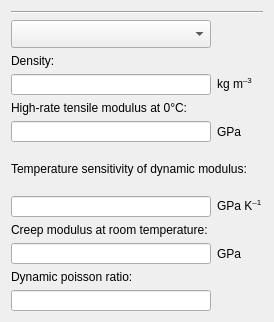
           <widget class="QFrame" name="materialframe">
            <property name="minimumSize">
             <size>
              <width>0</width>
              <height>0</height>
             </size>
            </property>
            <property name="maximumSize">
             <size>
              <width>16777215</width>
              <height>0</height>
             </size>
            </property>
            <property name="sizeIncrement">
             <size>
              <width>0</width>
              <height>0</height>
             </size>
            </property>
            <property name="styleSheet">
             <string notr="true"/>
            </property>
            <property name="frameShape">
             <enum>QFrame::Box</enum>
            </property>
            <property name="frameShadow">
             <enum>QFrame::Plain</enum>
            </property>
            <property name="lineWidth">
             <number>0</number>
            </property>
            <layout class="QGridLayout" name="gridLayout_2">
             <item row="6" column="0">
              <widget class="QLabel" name="DDynamicModulus">
               <property name="sizePolicy">
                <sizepolicy hsizetype="Fixed" vsizetype="Fixed">
                 <horstretch>0</horstretch>
                 <verstretch>0</verstretch>
                </sizepolicy>
               </property>
               <property name="minimumSize">
                <size>
                 <width>250</width>
                 <height>42</height>
                </size>
               </property>
               <property name="maximumSize">
                <size>
                 <width>250</width>
                 <height>42</height>
                </size>
               </property>
               <property name="text">
                <string>Temperature sensitivity of dynamic modulus:</string>
               </property>
               <property name="wordWrap">
                <bool>true</bool>
               </property>
              </widget>
             </item>
             <item row="10" column="0">
              <widget class="QLabel" name="Poissonratio">
               <property name="text">
                <string>Dynamic poisson ratio:</string>
               </property>
              </widget>
             </item>
             <item row="11" column="0">
              <widget class="QLineEdit" name="dynpoissonratio">
               <property name="minimumSize">
                <size>
                 <width>200</width>
                 <height>21</height>
                </size>
               </property>
               <property name="maximumSize">
                <size>
                 <width>200</width>
                 <height>21</height>
                </size>
               </property>
              </widget>
             </item>
             <item row="7" column="0">
              <layout class="QHBoxLayout" name="horizontalLayout_7">
               <item>
                <widget class="QLineEdit" name="deltadynamicmodulus">
                 <property name="minimumSize">
                  <size>
                   <width>200</width>
                   <height>21</height>
                  </size>
                 </property>
                 <property name="maximumSize">
                  <size>
                   <width>200</width>
                   <height>21</height>
                  </size>
                 </property>
                </widget>
               </item>
               <item>
                <widget class="QLabel" name="label_17">
                 <property name="text">
                  <string>&lt;html&gt;&lt;head/&gt;&lt;body&gt;&lt;p&gt;GPa K&lt;span style=&quot; vertical-align:super;&quot;&gt;–1&lt;/span&gt;&lt;/p&gt;&lt;/body&gt;&lt;/html&gt;</string>
                 </property>
                </widget>
               </item>
              </layout>
             </item>
             <item row="8" column="0">
              <widget class="QLabel" name="Creepmodulus">
               <property name="text">
                <string>Creep modulus at room temperature:</string>
               </property>
              </widget>
             </item>
             <item row="5" column="0">
              <layout class="QHBoxLayout" name="horizontalLayout_6">
               <item>
                <widget class="QLineEdit" name="dynamicmodulus">
                 <property name="minimumSize">
                  <size>
                   <width>200</width>
                   <height>21</height>
                  </size>
                 </property>
                 <property name="maximumSize">
                  <size>
                   <width>200</width>
                   <height>21</height>
                  </size>
                 </property>
                </widget>
               </item>
               <item>
                <widget class="QLabel" name="label_16">
                 <property name="text">
                  <string>GPa</string>
                 </property>
                </widget>
               </item>
              </layout>
             </item>
             <item row="3" column="0">
              <layout class="QHBoxLayout" name="horizontalLayout_5">
               <item>
                <widget class="QLineEdit" name="density">
                 <property name="sizePolicy">
                  <sizepolicy hsizetype="Fixed" vsizetype="Fixed">
                   <horstretch>0</horstretch>
                   <verstretch>0</verstretch>
                  </sizepolicy>
                 </property>
                 <property name="minimumSize">
                  <size>
                   <width>200</width>
                   <height>21</height>
                  </size>
                 </property>
                 <property name="maximumSize">
                  <size>
                   <width>200</width>
                   <height>21</height>
                  </size>
                 </property>
                </widget>
               </item>
               <item>
                <widget class="QLabel" name="label_15">
                 <property name="text">
                  <string>&lt;html&gt;&lt;head/&gt;&lt;body&gt;&lt;p&gt;kg m&lt;span style=&quot; vertical-align:super;&quot;&gt;–3&lt;/span&gt;&lt;/p&gt;&lt;/body&gt;&lt;/html&gt;</string>
                 </property>
                </widget>
               </item>
              </layout>
             </item>
             <item row="2" column="0">
              <widget class="QLabel" name="Density">
               <property name="text">
                <string>Density:</string>
               </property>
              </widget>
             </item>
             <item row="4" column="0">
              <widget class="QLabel" name="DynamicModulus">
               <property name="text">
                <string>High-rate tensile modulus at 0°C:</string>
               </property>
              </widget>
             </item>
             <item row="1" column="0">
              <widget class="QComboBox" name="materialname">
               <property name="sizePolicy">
                <sizepolicy hsizetype="Fixed" vsizetype="Fixed">
                 <horstretch>0</horstretch>
                 <verstretch>0</verstretch>
                </sizepolicy>
               </property>
               <property name="minimumSize">
                <size>
                 <width>200</width>
                 <height>28</height>
                </size>
               </property>
               <property name="maximumSize">
                <size>
                 <width>200</width>
                 <height>28</height>
                </size>
               </property>
              </widget>
             </item>
             <item row="9" column="0">
              <layout class="QHBoxLayout" name="horizontalLayout_8">
               <item>
                <widget class="QLineEdit" name="creepmodulus">
                 <property name="minimumSize">
                  <size>
                   <width>200</width>
                   <height>21</height>
                  </size>
                 </property>
                 <property name="maximumSize">
                  <size>
                   <width>21</width>
                   <height>16777215</height>
                  </size>
                 </property>
                </widget>
               </item>
               <item>
                <widget class="QLabel" name="label_22">
                 <property name="text">
                  <string>GPa</string>
                 </property>
                </widget>
               </item>
              </layout>
             </item>
             <item row="12" column="0">
              <spacer name="verticalSpacer_2">
               <property name="orientation">
                <enum>Qt::Vertical</enum>
               </property>
               <property name="sizeHint" stdset="0">
                <size>
                 <width>20</width>
                 <height>40</height>
                </size>
               </property>
              </spacer>
             </item>
             <item row="0" column="0">
              <widget class="Line" name="line_7">
               <property name="orientation">
                <enum>Qt::Horizontal</enum>
               </property>
              </widget>
             </item>
            </layout>
           </widget>
